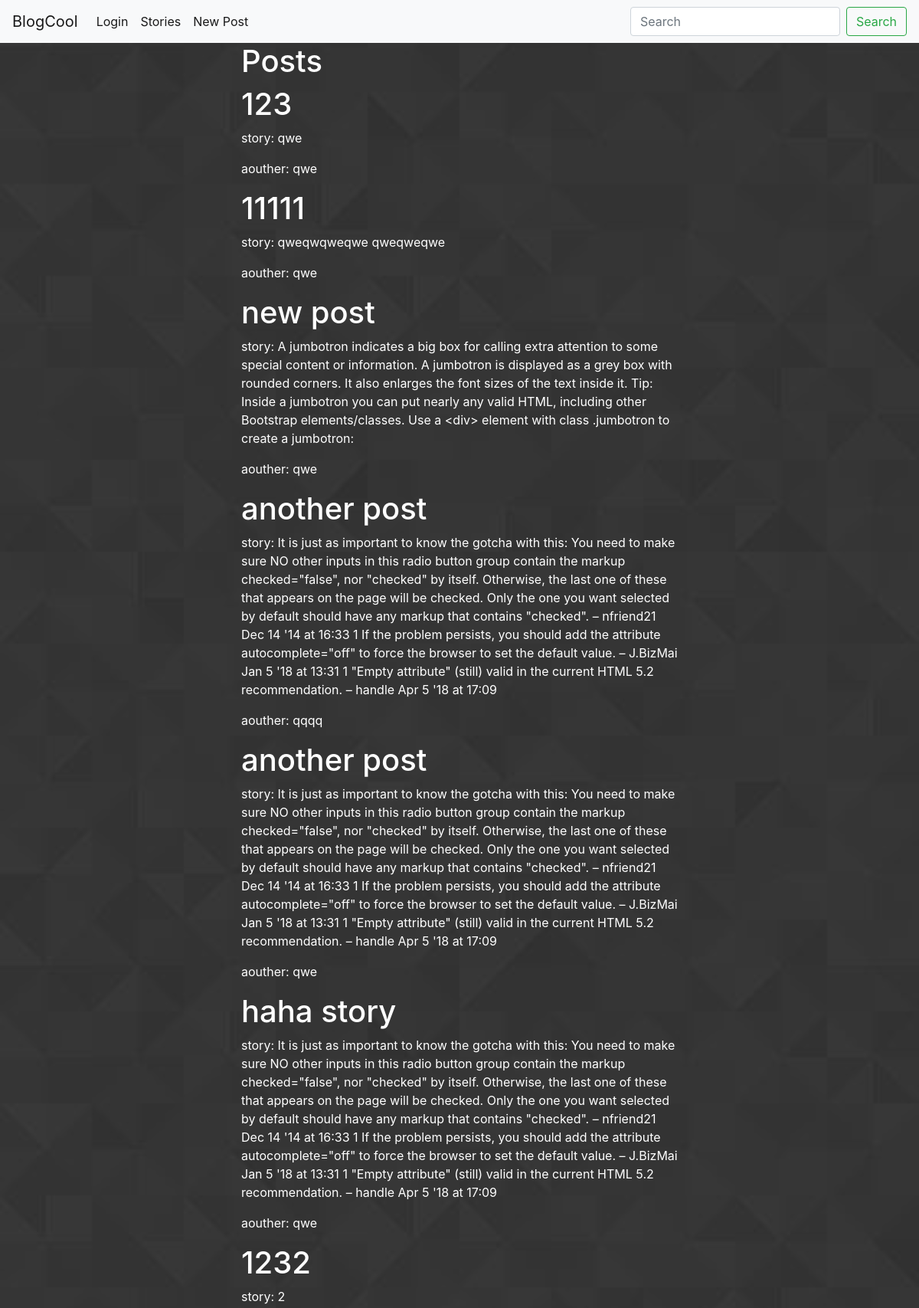
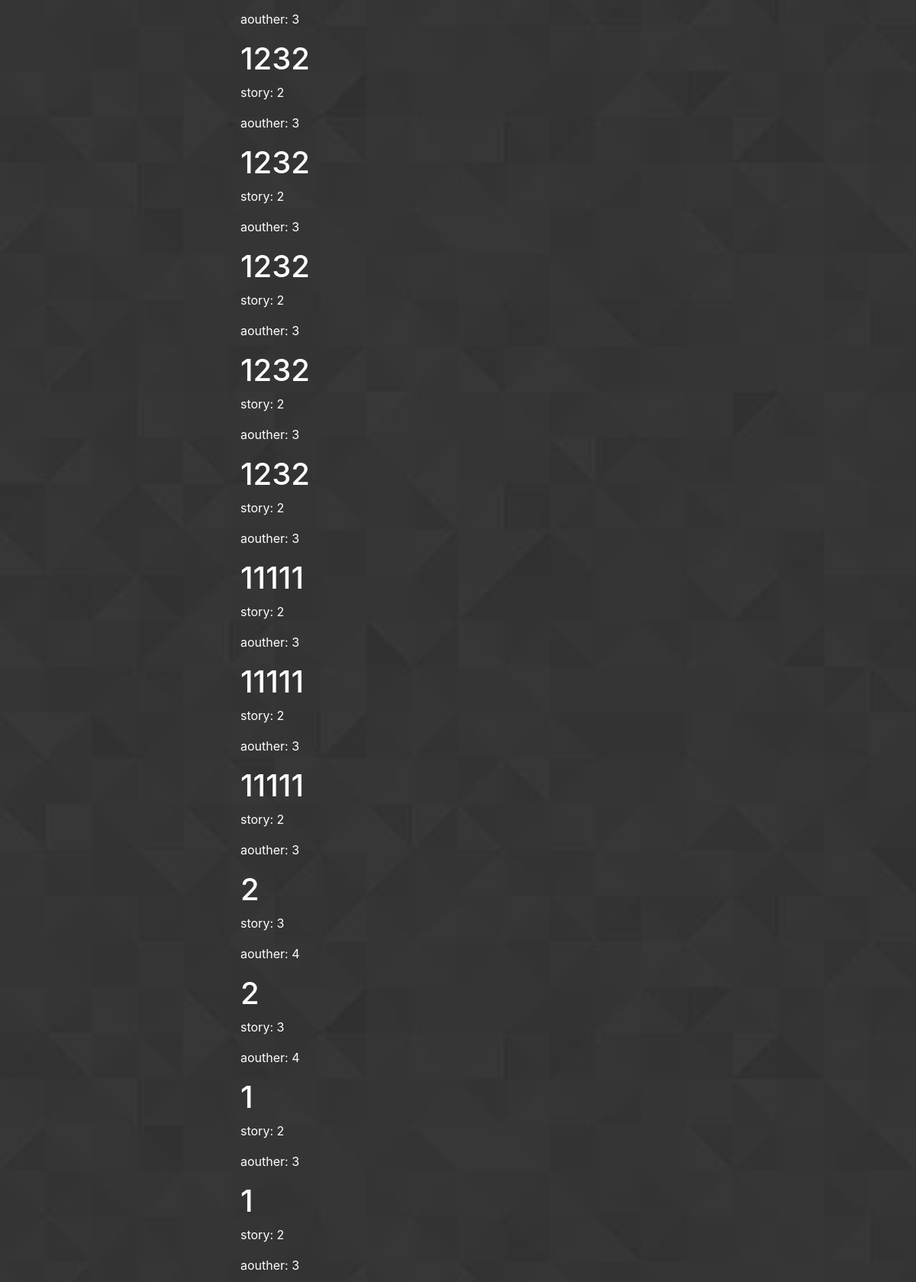
Screenshot of /categories/phones (upper part) with the database file from the repository (2 pictures, top to bottom).
### model.py (models this page shows, shortened)
class Post(Base):
	__tablename__ = "Posts"
	post_id = Column(Integer, primary_key = True)
	title = Column(String)
	description = Column(String)
	category = Column(String)
	username = Column(String)
	contact = Column(String)

### app.py (the view)
@app.route('/categories/phones')
def phones():
    phoneposts = databases.query_by_category("phones")
    return render_template("phones.html",phones = phoneposts )

### databases.py (called while the page is built)
def query_by_category(category):
	session = session_factory()
	return session.query(Post).filter_by(category = category).all()

### templates/phones.html (shortened to what this page needs)
{% extends "navbar.html" %}
        {% block head %}
<link rel="stylesheet" type="text/css" href="{{ url_for('static', filename='bootstrap.css') }}">
        {% endblock %}
        {% block body %}
<body style="background-repeat: repeat">
            <div class="col-md-6" style="left:25%">
                <h1 class="whit"> Posts </h1>
            {% for i in phones%}
              <h1 class="whit">{{i.title}}</h1>
                <p class="whit"> story: {{i.description}}</p>
                <p class="whit">aouther: <a class="whit" href = "/profile/{{i.username}}">{{i.username}}</a></p>
            {% endfor %}
            </div>
        {% endblock %}

### templates/navbar.html (shortened to what this page needs)
<!DOCTYPE html>
<html>
   <head>
       <link rel="stylesheet" type="text/css" href="{{ url_for('static', filename='bootstrap.css') }}">
       <link rel="stylesheet" type="text/css" href="{{ url_for('static', filename='style.css') }}">
       {% block head %}
       {% endblock %}
   </head>
   <body class="bg">
       <nav class="navbar navbar-expand-lg navbar-light bg-light">
        <a class="navbar-brand" href="/">BlogCool</a>
        <div class="collapse navbar-collapse" id="navbarSupportedContent">
          <ul class="navbar-nav mr-auto">
            <li class="nav-item active">
              <a class="nav-link" href="/">Login <span class="sr-only">(current)</span></a>
            </li>
              <li class="nav-item active">
              <a class="nav-link" href="/categories/phones">Stories</a>
            </li>
              <li class="nav-item active">
              <a class="nav-link" href="/post">New Post</a>
            </li>
          </ul>
          <form class="form-inline my-2 my-lg-0" method = "post" action = "{{ url_for('search') }}">
            <input class="form-control mr-sm-2" type="search" placeholder="Search" aria-label="Search">
            <button class="btn btn-outline-success my-2 my-sm-0" type="submit">Search</button>
          </form>
        </div>
      </nav>
       {% block body %}
       {% endblock %}
   </body>
</html>

### static/style.css (style rules this page uses)
body { background-image: url(aaa.jpg) !important; }
body { background-image: url("aa.jpg"); height: 100%; background-repeat: no-repeat; background-size: 100%; }
.whit { color:white; }

### rows the page displays
Post: title "123", description "qwe", username "qwe"
Post: title "11111", description "qweqwqweqwe qweqweqwe", username "qwe"
Post: title "new post", description "A jumbotron indicates a big box for calling extra attention to some special content or information. A jumbotron is displayed as a grey box with rounded corners. It also enlarges the font sizes of the text inside it. Tip: Inside a jumbotron you can put nearly any valid HTML, including other Bootstrap elements/classes. Use a <div> element with class .jumbotron to create a jumbotron:", username "qwe"
Post: title "another post", description "It is just as important to know the gotcha with this: You need to make sure NO other inputs in this radio button group contain the markup checked=\"false\", nor \"checked\" by itself. Otherwise, the last one of these that appears on the page will be checked. Only the one you want selected by default should have any markup that contains \"checked\". – nfriend21 Dec 14 '14 at 16:33 1 If the problem persists, you should add the attribute autocomplete=\"off\" to force the browser to set the default value. – J.BizMai Jan 5 '18 at 13:31 1 \"Empty attribute\" (still) valid in the current HTML 5.2 recommendation. – handle Apr 5 '18 at 17:09", username "qqqq"
Post: title "another post", description "It is just as important to know the gotcha with this: You need to make sure NO other inputs in this radio button group contain the markup checked=\"false\", nor \"checked\" by itself. Otherwise, the last one of these that appears on the page will be checked. Only the one you want selected by default should have any markup that contains \"checked\". – nfriend21 Dec 14 '14 at 16:33 1 If the problem persists, you should add the attribute autocomplete=\"off\" to force the browser to set the default value. – J.BizMai Jan 5 '18 at 13:31 1 \"Empty attribute\" (still) valid in the current HTML 5.2 recommendation. – handle Apr 5 '18 at 17:09", username "qwe"
Post: title "haha story", description "It is just as important to know the gotcha with this: You need to make sure NO other inputs in this radio button group contain the markup checked=\"false\", nor \"checked\" by itself. Otherwise, the last one of these that appears on the page will be checked. Only the one you want selected by default should have any markup that contains \"checked\". – nfriend21 Dec 14 '14 at 16:33 1 If the problem persists, you should add the attribute autocomplete=\"off\" to force the browser to set the default value. – J.BizMai Jan 5 '18 at 13:31 1 \"Empty attribute\" (still) valid in the current HTML 5.2 recommendation. – handle Apr 5 '18 at 17:09", username "qwe"
Post: title "1232", description "2", username "3"
Post: title "1232", description "2", username "3"
Post: title "1232", description "2", username "3"
Post: title "1232", description "2", username "3"
Post: title "1232", description "2", username "3"
Post: title "1232", description "2", username "3"
Post: title "11111", description "2", username "3"
Post: title "11111", description "2", username "3"
Post: title "11111", description "2", username "3"
Post: title "2", description "3", username "4"
Post: title "2", description "3", username "4"
Post: title "1", description "2", username "3"
Post: title "1", description "2", username "3"
